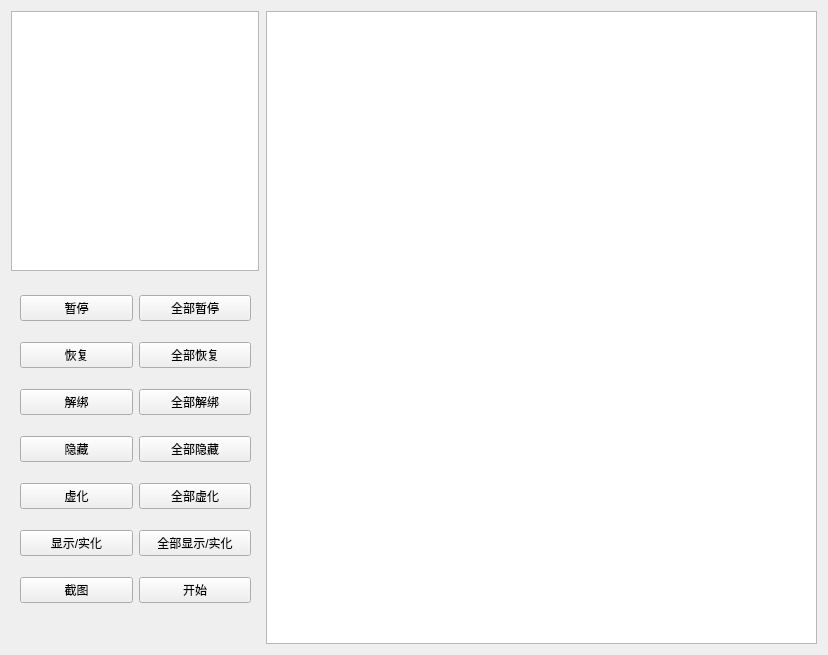
<?xml version="1.0" encoding="UTF-8"?>
<ui version="4.0">
 <class>RunWindow</class>
 <widget class="QWidget" name="RunWindow">
  <property name="geometry">
   <rect>
    <x>0</x>
    <y>0</y>
    <width>828</width>
    <height>655</height>
   </rect>
  </property>
  <property name="sizePolicy">
   <sizepolicy hsizetype="Preferred" vsizetype="Preferred">
    <horstretch>1</horstretch>
    <verstretch>1</verstretch>
   </sizepolicy>
  </property>
  <property name="windowTitle">
   <string>Form</string>
  </property>
  <property name="styleSheet">
   <string notr="true"/>
  </property>
  <layout class="QGridLayout" name="gridLayout_3">
   <item row="0" column="1" rowspan="3">
    <widget class="QWidget" name="widget_2" native="true">
     <property name="sizePolicy">
      <sizepolicy hsizetype="Preferred" vsizetype="Preferred">
       <horstretch>2</horstretch>
       <verstretch>0</verstretch>
      </sizepolicy>
     </property>
     <layout class="QGridLayout" name="gridLayout_2">
      <property name="leftMargin">
       <number>0</number>
      </property>
      <property name="topMargin">
       <number>0</number>
      </property>
      <property name="rightMargin">
       <number>0</number>
      </property>
      <property name="bottomMargin">
       <number>0</number>
      </property>
      <item row="0" column="0">
       <widget class="QTextEdit" name="textEdit">
        <property name="sizePolicy">
         <sizepolicy hsizetype="Expanding" vsizetype="Expanding">
          <horstretch>4</horstretch>
          <verstretch>0</verstretch>
         </sizepolicy>
        </property>
        <property name="readOnly">
         <bool>true</bool>
        </property>
       </widget>
      </item>
     </layout>
    </widget>
   </item>
   <item row="0" column="0">
    <widget class="QWidget" name="widget" native="true">
     <property name="sizePolicy">
      <sizepolicy hsizetype="Preferred" vsizetype="Preferred">
       <horstretch>1</horstretch>
       <verstretch>1</verstretch>
      </sizepolicy>
     </property>
     <property name="minimumSize">
      <size>
       <width>249</width>
       <height>0</height>
      </size>
     </property>
     <property name="maximumSize">
      <size>
       <width>249</width>
       <height>16777215</height>
      </size>
     </property>
     <property name="sizeIncrement">
      <size>
       <width>0</width>
       <height>0</height>
      </size>
     </property>
     <layout class="QVBoxLayout" name="verticalLayout">
      <property name="spacing">
       <number>0</number>
      </property>
      <property name="leftMargin">
       <number>0</number>
      </property>
      <property name="topMargin">
       <number>0</number>
      </property>
      <property name="rightMargin">
       <number>0</number>
      </property>
      <property name="bottomMargin">
       <number>0</number>
      </property>
      <item>
       <widget class="QTableWidget" name="tableWidget">
        <property name="sizePolicy">
         <sizepolicy hsizetype="Expanding" vsizetype="Expanding">
          <horstretch>0</horstretch>
          <verstretch>1</verstretch>
         </sizepolicy>
        </property>
        <property name="minimumSize">
         <size>
          <width>248</width>
          <height>260</height>
         </size>
        </property>
        <property name="maximumSize">
         <size>
          <width>248</width>
          <height>260</height>
         </size>
        </property>
       </widget>
      </item>
      <item>
       <widget class="QWidget" name="widget_3" native="true">
        <property name="sizePolicy">
         <sizepolicy hsizetype="Preferred" vsizetype="Preferred">
          <horstretch>0</horstretch>
          <verstretch>8</verstretch>
         </sizepolicy>
        </property>
        <layout class="QGridLayout" name="gridLayout">
         <item row="4" column="1">
          <widget class="QPushButton" name="pushButton_10">
           <property name="text">
            <string>全部隐藏</string>
           </property>
          </widget>
         </item>
         <item row="2" column="0">
          <widget class="QPushButton" name="pushButton_3">
           <property name="text">
            <string>恢复</string>
           </property>
          </widget>
         </item>
         <item row="5" column="1">
          <widget class="QPushButton" name="pushButton_14">
           <property name="text">
            <string>全部虚化</string>
           </property>
          </widget>
         </item>
         <item row="4" column="0">
          <widget class="QPushButton" name="pushButton_9">
           <property name="text">
            <string>隐藏</string>
           </property>
          </widget>
         </item>
         <item row="0" column="0">
          <widget class="QPushButton" name="pushButton">
           <property name="styleSheet">
            <string notr="true"/>
           </property>
           <property name="text">
            <string>暂停</string>
           </property>
          </widget>
         </item>
         <item row="3" column="0">
          <widget class="QPushButton" name="pushButton_5">
           <property name="text">
            <string>解绑</string>
           </property>
          </widget>
         </item>
         <item row="3" column="1">
          <widget class="QPushButton" name="pushButton_6">
           <property name="text">
            <string>全部解绑</string>
           </property>
          </widget>
         </item>
         <item row="5" column="0">
          <widget class="QPushButton" name="pushButton_13">
           <property name="text">
            <string>虚化</string>
           </property>
          </widget>
         </item>
         <item row="6" column="0">
          <widget class="QPushButton" name="pushButton_11">
           <property name="text">
            <string>显示/实化</string>
           </property>
          </widget>
         </item>
         <item row="6" column="1">
          <widget class="QPushButton" name="pushButton_12">
           <property name="text">
            <string>全部显示/实化</string>
           </property>
          </widget>
         </item>
         <item row="0" column="1">
          <widget class="QPushButton" name="pushButton_2">
           <property name="text">
            <string>全部暂停</string>
           </property>
          </widget>
         </item>
         <item row="2" column="1">
          <widget class="QPushButton" name="pushButton_4">
           <property name="text">
            <string>全部恢复</string>
           </property>
          </widget>
         </item>
         <item row="7" column="0">
          <widget class="QPushButton" name="pushButton_8">
           <property name="text">
            <string>截图</string>
           </property>
          </widget>
         </item>
         <item row="7" column="1">
          <widget class="QPushButton" name="pushButton_7">
           <property name="text">
            <string>开始</string>
           </property>
          </widget>
         </item>
        </layout>
       </widget>
      </item>
     </layout>
    </widget>
   </item>
  </layout>
 </widget>
 <resources>
  <include location="../resources/snowelves.qrc"/>
 </resources>
 <connections/>
</ui>
